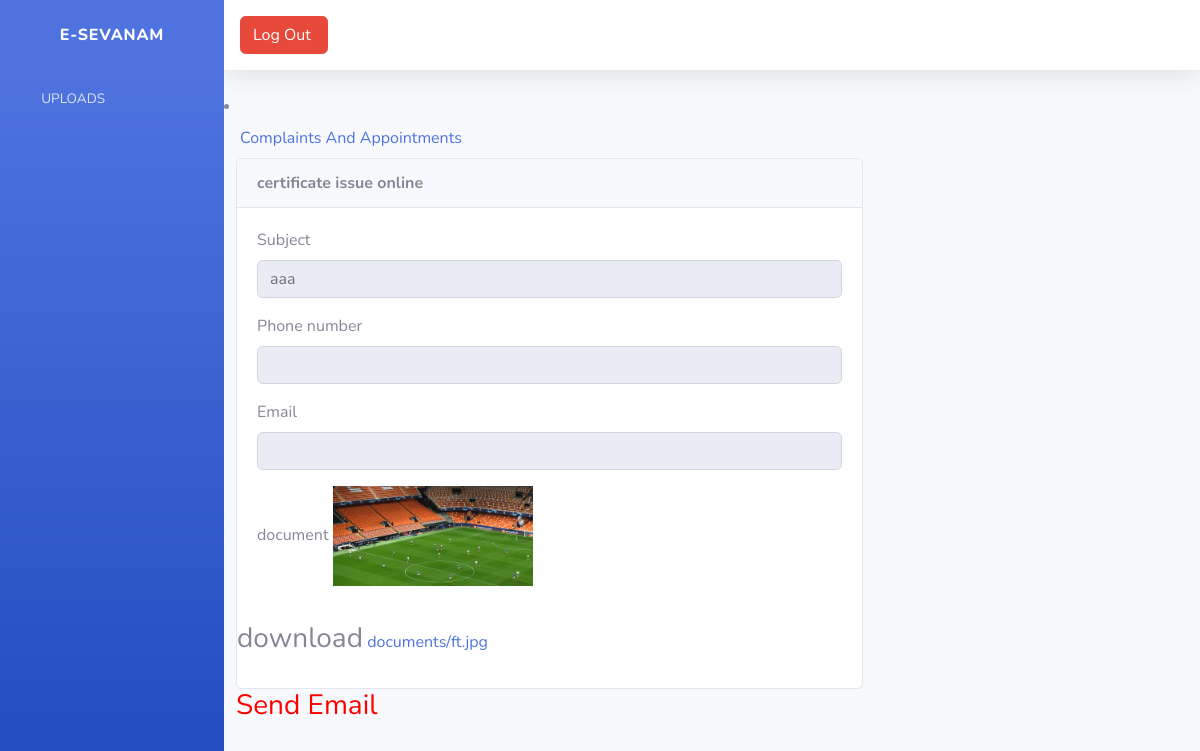
/certificate/2/ (signed in), run on an earlier commit of the app's database.
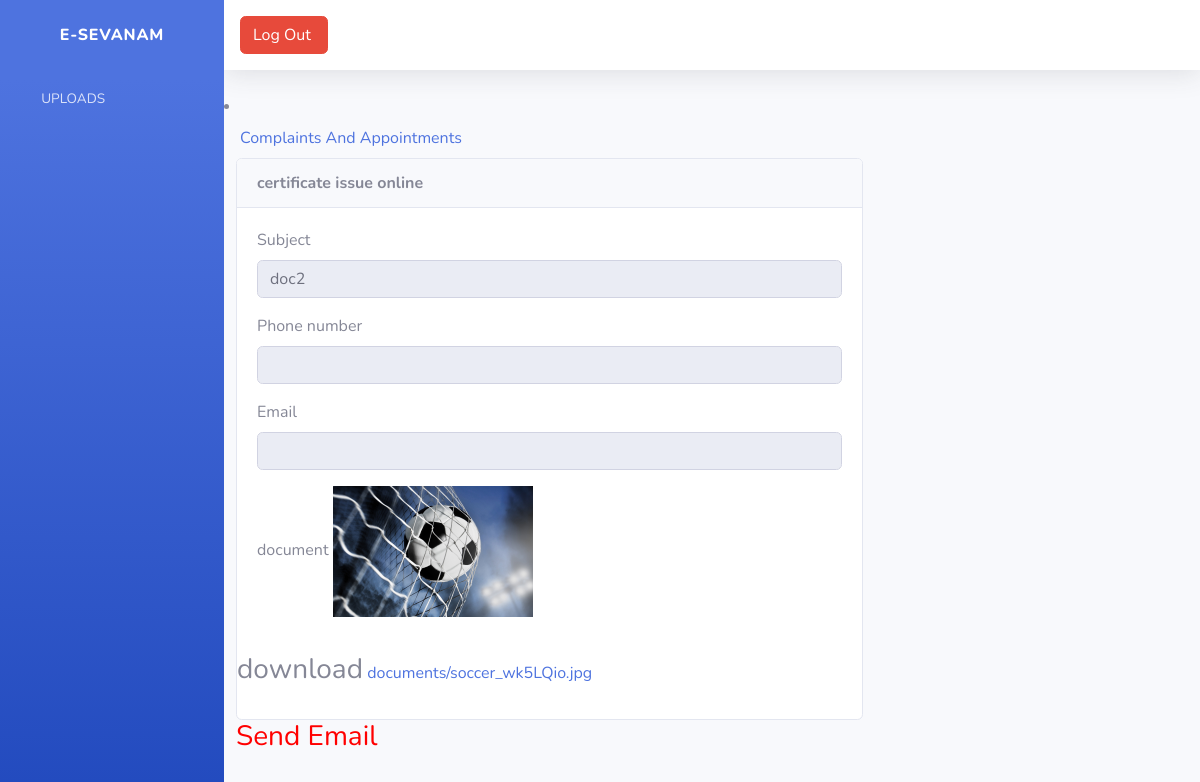
And on a later commit of the database.
### manageapp1/models.py (models this page shows)
class Uploads(models.Model):
    user = models.ForeignKey(Login, on_delete=models.DO_NOTHING)
    department = models.ForeignKey(Department, on_delete=models.DO_NOTHING)
    subject = models.CharField(max_length=200, blank = True)
    document = models.FileField(upload_to='documents/')
    email = models.EmailField()
    contact_no = models.CharField(max_length=100)

### manageapp1/govt_views.py (the view)
# urls.py: path('certificate/<int:id>/',govt_views.certificate,name='certificate'),
@login_required(login_url='login_view')
def certificate(request,id):
    uploads = Uploads.objects.get(id=id)
    if request.method == 'POST':
        p = request.POST.get("certificate")
        uploads.certificate = p
        uploads.save()
        messages.info(request,'certificate/document is send to user')
        return redirect('cmp_gov')
    return render(request,'gov_certificate_issue.html', {'uploads':uploads})

### templates/gov_certificate_issue.html (shortened to what this page needs)
<!DOCTYPE html>
{% extends 'govbase.html' %}
{% block content %}
{% load crispy_forms_filters %}
<div class="col-lg-8">
    <div class="card">
        <div class="card-header"><strong>certificate issue online</strong></div>
        <div class="card-body card-block">
            <form method="post" enctype="multipart/form-data"">{% csrf_token %}
                <div class="form-group">
                    <label class=" form-control-label">Subject</label>
                    <input  required  class="form-control" readonly value="{{uploads.subject}}">
                </div>
  <div class="form-group">
                    <label class=" form-control-label">Phone number</label>
                    <input  required  class="form-control" readonly value="{{uploads.contact_no}}">
                </div>
  <div class="form-group">
                    <label class=" form-control-label">Email</label>
                    <input  required  class="form-control" readonly value="{{uploads.email}}">
                </div>
                  <div class="form-group">
                    <label class=" form-control-label">document</label>
                    <td><img src="{{ uploads.document.url }}" style="width:200px"/></td>
                </div>
          </div>
 <div class="form-group">
                    <label class=" form-control-label"><h3>download</h3></label>
                 <td> <a href="{{uploads.document.url}}" download> {{uploads.document}}</a></td>
                </div>
          </div>
                <div class="form-actions form-group ">
                     <a href="{% url 'subscribe' %}"><h3 style="color:red">Send Email</h3></a>
                </div>
        </div>
    </div>
</div>
{% endblock  %}

What changed in the data, as far as the page shows it:
changed Uploads: subject "aaa" → "doc2"; document: a different picture; document "documents/ft.jpg" → "documents/soccer_wk5LQio.jpg"
